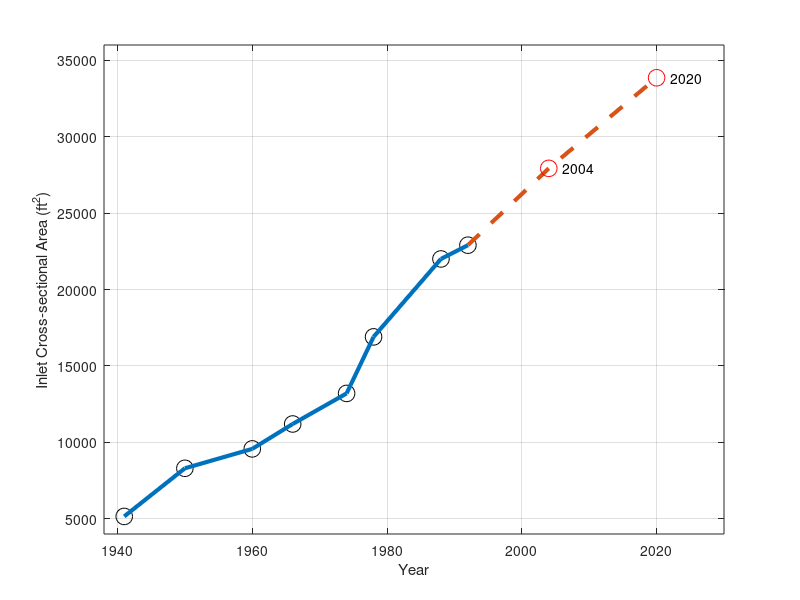

Write MATLAB code to recreate this figure.
clear all
clf
data=[1941 5150;...
1950 8300;...
1960 9570;...
1966 11200;...
1974 13200;...
1978 16900;...
1988 22000;...
1992 22900;...
2004 27928;...
2020 33856;...
];



plot(data(1:end-2,1),data(1:end-2,2),'ko','MarkerSize',12)
hold on
plot(data(1:end-2,1),data(1:end-2,2),'-','LineWidth',3)
plot(data(end-2:end,1),data(end-2:end,2),'--','LineWidth',3)
plot(data(end-1:end,1),data(end-1:end,2),'ro','MarkerSize',12)
text(data(end-1,1)+2,data(end-1,2),'2004')
text(data(end,1)+2,data(end,2),'2020')
grid
xlabel('Year')
ylabel('Inlet Cross-sectional Area (ft^2)')
axis([1938 2030 4000 36000])

print -djpeg100 section_area_iri_cth.jpg